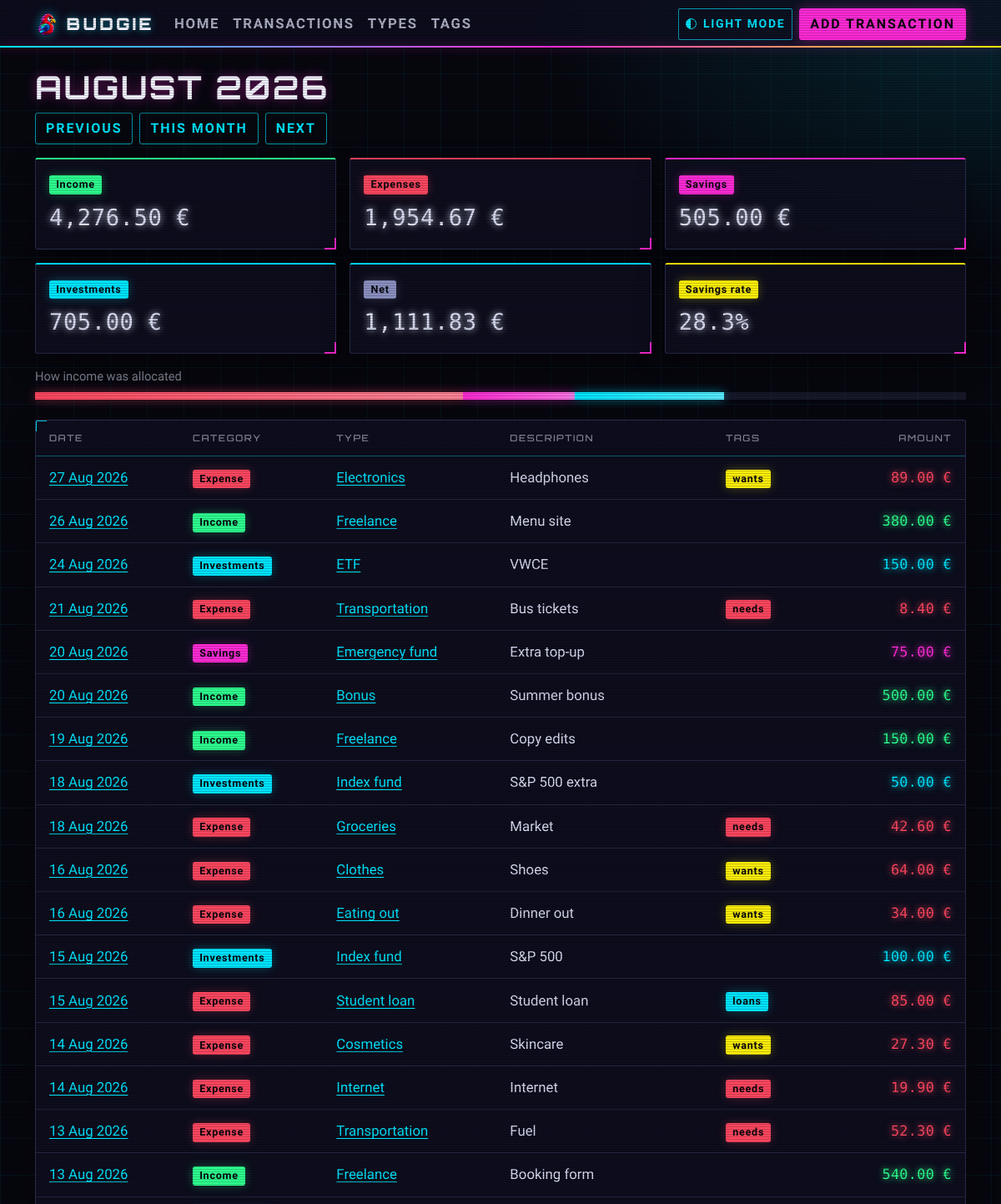
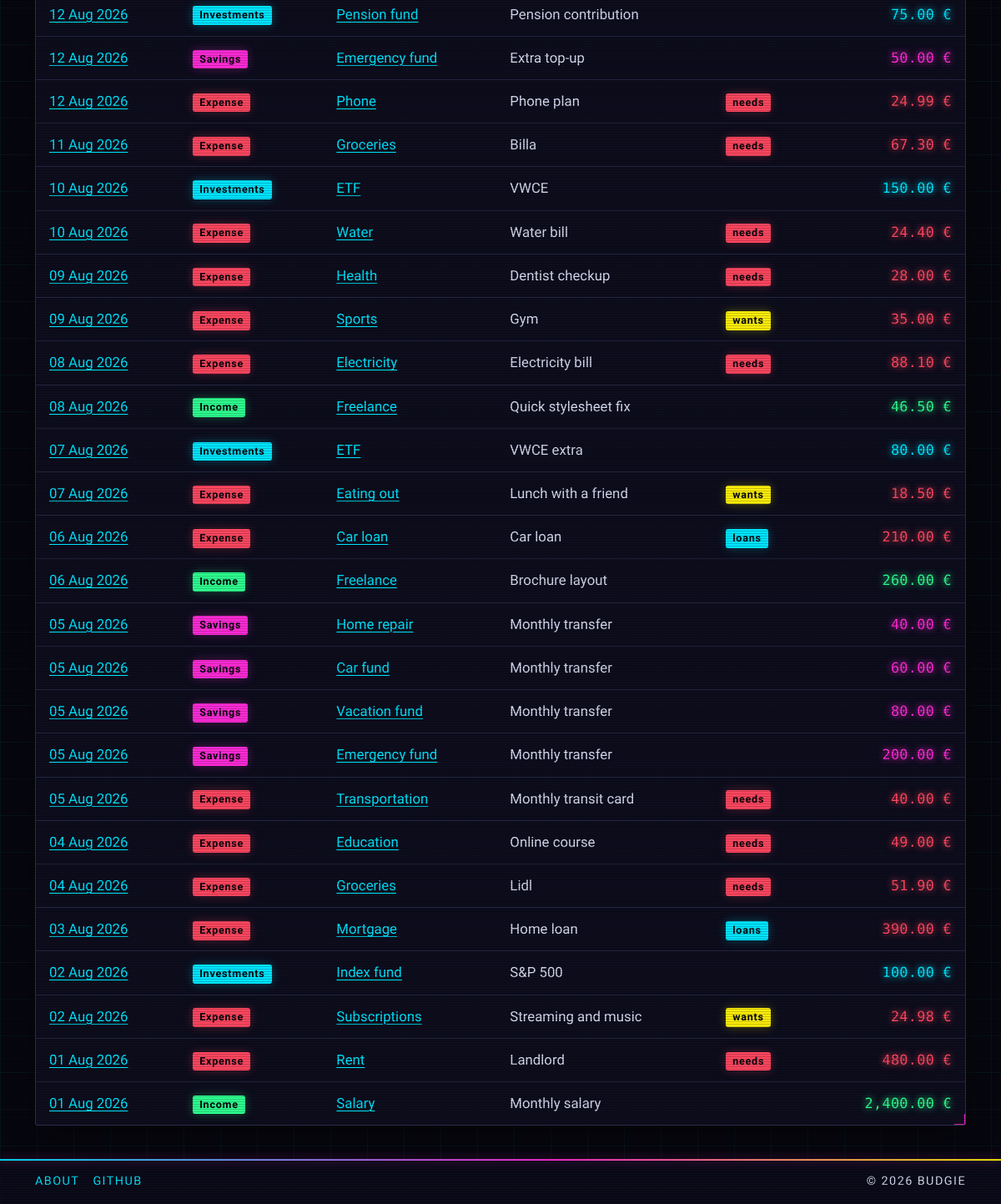
Screenshot of /transactions/2026/8/ with the database file from the repository (2 pictures, top to bottom).
### transactions/models.py (models this page shows, shortened)
class Transaction(TimeStampMixin):
    type = models.ForeignKey(
        "categories.Type",
        on_delete=models.RESTRICT,
        related_name="transactions",
    )
    tags = models.ManyToManyField(
        "tags.Tag",
        blank=True,
        related_name="transactions",
    )
    amount = models.DecimalField(
        max_digits=10,
        decimal_places=2,
        validators=[MinValueValidator(Decimal("0.01"))],
    )
    description = models.CharField(max_length=200, blank=True, default="")
    date = models.DateField(
        default=date.today,
        validators=[validate_not_in_future],
        db_index=True,
    )
    objects = TransactionQuerySet.as_manager()
    class Meta:
        ordering = ["-date", "-created_at"]
        verbose_name = "transaction"
        verbose_name_plural = "transactions"
    @property
    def category(self) -> Category:
        return self.type.category_choice
    def get_absolute_url(self) -> str:
        return reverse("transactions:detail", kwargs={"pk": self.pk})

### categories/models.py (models this page shows, shortened)
class Type(TimeStampMixin):
    category = models.CharField(max_length=20, choices=Category.choices)
    name = models.CharField(
        max_length=40,
        validators=[
            MinLengthValidator(2, message="Name must be at least 2 characters."),
        ],
    )
    class Meta:
        ordering = ["category", "name"]
        unique_together = [("category", "name")]
        verbose_name = "type"
        verbose_name_plural = "types"
    @property
    def category_choice(self) -> Category:
        return Category(self.category)
    def get_absolute_url(self) -> str:
        return reverse("types:detail", kwargs={"pk": self.pk})

### tags/models.py (models this page shows, shortened)
class Tag(TimeStampMixin):
    name = models.CharField(
        max_length=30,
        unique=True,
        validators=[
            MinLengthValidator(2),
            RegexValidator(
                regex=r"^[a-z0-9]+(?:-[a-z0-9]+)*$",
                message='Use lowercase letters, digits and single hyphens, e.g. "summer-trip".',
            ),
        ],
    )
    color = models.CharField(
        max_length=20,
        choices=TagColor.choices,
        default=TagColor.SECONDARY,
    )
    class Meta:
        ordering = ["name"]
    def get_absolute_url(self) -> str:
        return reverse("tags:detail", kwargs={"pk": self.pk})

### transactions/views.py (the view)
# urls.py: path("<int:year>/<int:month>/", MonthTransactionsView.as_view(), name="month"),
class MonthTransactionsView(MonthMixin, ListView):
    model = Transaction
    template_name = "transactions/transaction_month.html"
    context_object_name = "transactions"
    def get_queryset(self) -> TransactionQuerySet:
        return Transaction.objects.for_month(
            self.month_start.year,
            self.month_start.month,
        ).with_related()
    def get_context_data(self, **kwargs: Any) -> dict[str, Any]:
        context = super().get_context_data(**kwargs)
        context["totals"] = self.object_list.totals()
        return context

### categories/choices.py (called while the page is built)
    @property
    def badge_color(self) -> str:
        colors = {
            Category.INCOME: "success",
            Category.EXPENSE: "danger",
            Category.SAVINGS: "primary",
            Category.INVESTMENTS: "info",
        }
        return colors[self]

### common/context_processors.py (called while the page is built)
def theme(request: HttpRequest) -> dict[str, str]:
    current = request.COOKIES.get(THEME_COOKIE, DEFAULT_THEME)
    if current not in THEMES:
        current = DEFAULT_THEME
    other = "light" if current == "dark" else "dark"
    return {"theme": current, "other_theme": other}

### common/mixins.py (called while the page is built)
    def dispatch(self, request: HttpRequest, *args: Any, **kwargs: Any) -> HttpResponseBase:
        self.month_start = get_month_start_or_404(kwargs["year"], kwargs["month"])
        return super().dispatch(request, *args, **kwargs)

    def get_context_data(self, **kwargs: Any) -> dict[str, Any]:
        context = super().get_context_data(**kwargs)
        context["month_start"] = self.month_start
        context["previous_month"] = shift_month(self.month_start, -1)
        context["next_month"] = shift_month(self.month_start, 1)
        return context

### common/templatetags/budgie_tags.py (called while the page is built)
@register.filter
def money(value: object) -> str:
    try:
        amount = Decimal(str(value))
    except (InvalidOperation, TypeError):
        return ""
    return f"{amount:,.2f} {CURRENCY_SYMBOL}"

@register.inclusion_tag("partials/totals_cards.html")
def totals_cards(totals: object) -> dict[str, object]:
    return {"totals": totals}

### common/utils.py (called while the page is built)
def get_month_start_or_404(year: int, month: int) -> date:
    try:
        return date(year, month, 1)
    except ValueError:
        raise Http404("Invalid month.")

def shift_month(month_start: date, months: int) -> date:
    month_index = month_start.month - 1 + months
    year = month_start.year + month_index // 12
    month = month_index % 12 + 1
    return date(year, month, 1)

### transactions/querysets.py (called while the page is built)
    def for_month(self, year: int, month: int) -> Self:
        return self.filter(date__year=year, date__month=month)

    def with_related(self) -> Self:
        return self.select_related("type").prefetch_related("tags")

    def totals_by_category(self) -> dict[str, Decimal]:
        grouped = (
            self.order_by()
            .values("type__category")
            .annotate(total=Sum("amount"))
        )
        totals = {category.value: Decimal("0.00") for category in Category}
        for row in grouped:
            totals[row["type__category"]] = row["total"]
        return totals

### templates/transactions/transaction_month.html (shortened to what this page needs)
{% extends "base.html" %}
{% load budgie_tags %}
{% block content %}
    <h1>{{ month_start|date:"F Y" }}</h1>
    {% include "partials/month_nav.html" %}
    {% totals_cards totals %}
    {% if transactions %}
        {% include "partials/transactions_table.html" %}
    {% else %}
        {% with month_name=month_start|date:"F Y" %}
            {% include "partials/empty_state.html" with message="No transactions in "|add:month_name|add:"." %}
        {% endwith %}
    {% endif %}
{% endblock %}

### templates/partials/transactions_table.html
{% load budgie_tags %}
<section class="card page-card table-panel mb-3">
    <div class="table-responsive">
        <table class="table">
            <thead>
                <tr>
                    <th>Date</th>
                    <th>Category</th>
                    <th>Type</th>
                    <th>Description</th>
                    <th>Tags</th>
                    <th class="text-end">Amount</th>
                </tr>
            </thead>
            <tbody>
                {% for transaction in transactions %}
                    <tr>
                        <td class="text-nowrap"><a href="{{ transaction.get_absolute_url }}">{{ transaction.date|date:"d M Y" }}</a></td>
                        <td>
                            <span class="badge text-bg-{{ transaction.category.badge_color }}">{{ transaction.category.label }}</span>
                        </td>
                        <td>
                            <a href="{{ transaction.type.get_absolute_url }}">{{ transaction.type.name }}</a>
                        </td>
                        <td>{{ transaction.description|truncatechars:40|default:"-" }}</td>
                        <td>{% include "partials/tag_badges.html" with tags=transaction.tags.all %}</td>
                        <td class="text-end text-nowrap amount text-{{ transaction.category.badge_color }}">{{ transaction.amount|money }}</td>
                    </tr>
                {% endfor %}
            </tbody>
        </table>
    </div>
</section>

### templates/partials/tag_badges.html
{% if tags %}
    {% for tag in tags %}
        <a class="badge text-bg-{{ tag.color }}" href="{{ tag.get_absolute_url }}">{{ tag.name }}</a>
    {% endfor %}
{% elif tag %}
    <a class="badge text-bg-{{ tag.color }}" href="{{ tag.get_absolute_url }}">{{ tag.name }}</a>
{% endif %}

### static/css/theme.css (style rules this page uses)
:root { --cp-font-display: "Orbitron", "Segoe UI", sans-serif; --cp-font-body: "Rajdhani", "Segoe UI", sans-serif; --cp-font-mono: "Share Tech Mono", ui-monospace, monospace; --bs-body-font-family: var(--cp-font-body); --bs-body-font-size: 1.05rem; --bs-body-font-weight: 500; --bs-border-radius: 3px; --bs-border-radius-sm: 2px; --bs-border-radius-lg: 4px; --bs-border-radius-xl: 6px; }
:root[data-bs-theme="dark"] { --cp-cyan-rgb: 0, 229, 255; --cp-magenta-rgb: 255, 43, 214; --cp-yellow-rgb: 252, 238, 10; --cp-surface-rgb: 16, 16, 34; --cp-input-rgb: 8, 8, 20; --cp-line-rgb: 120, 130, 200; --cp-grid-rgb: 0, 229, 255; --cp-on-accent: #07070d; --cp-on-warning: #07070d; --cp-glow: 0.5; --cp-scanline: rgba(0, 0, 0, 0.2); --cp-heading-shadow: 0 0 14px rgba(255, 43, 214, 0.45); --cp-text-glow: 0 0 8px currentColor; --cp-card-shadow: 0 14px 34px rgba(0, 0, 0, 0.45); --bs-body-bg: #07070f; --bs-body-bg-rgb: 7, 7, 15; --bs-body-color: #d9dcf2; --bs-body-color-rgb: 217, 220, 242; --bs-emphasis-color: #ffffff; --bs-heading-color: #f2f3ff; --bs-secondary-color: rgba(217, 220, 242, 0.62); --bs-border-color: rgba(120, 130, 200, 0.3); --bs-link-color: #00e5ff; --bs-link-color-rgb: 0, 229, 255; --bs-link-hover-color: #ff2bd6; --bs-link-hover-color-rgb: 255, 43, 214; --bs-primary: #ff2bd6; --bs-primary-rgb: 255, 43, 214; --bs-secondary: #8b90c0; --bs-secondary-rgb: 139, 144, 192; --bs-success: #2dff8f; --bs-success-rgb: 45, 255, 143; --bs-info: #00e5ff; --bs-info-rgb: 0, 229, 255; --bs-warning: #fcee0a; --bs-warning-rgb: 252, 238, 10; --bs-danger: #ff4760; --bs-danger-rgb: 255, 71, 96; --bs-dark: #23233a; --bs-dark-rgb: 35, 35, 58; --bs-form-invalid-color: #ff4760; --bs-form-invalid-border-color: #ff4760; }

### static/css/layout.css (style rules this page uses)
html { scrollbar-color: rgba(var(--cp-magenta-rgb), 0.6) transparent; }
body { background-color: var(--bs-body-bg); background-image: radial-gradient(60rem 30rem at 8% -12%, rgba(var(--cp-magenta-rgb), calc(var(--cp-glow) * 0.35)), transparent 70%), radial-gradient(50rem 28rem at 100% 0%, rgba(var(--cp-cyan-rgb), calc(var(--cp-glow) * 0.3)), transparent 70%), linear-gradient(rgba(var(--cp-grid-rgb), 0.05) 1px, transparent 1px), linear-gradient(90deg, rgba(var(--cp-grid-rgb), 0.05) 1px, transparent 1px); background-size: auto, auto, 44px 44px, 44px 44px; background-attachment: fixed; }
body::before { content: ""; position: fixed; inset: 0; z-index: 2000; pointer-events: none; background: repeating-linear-gradient(to bottom, var(--cp-scanline) 0 1px, transparent 1px 3px); }
h1, h2, h3, h4, h5, h6, .h1, .h2, .h3, .h4, .h5, .h6 { font-family: var(--cp-font-display); font-weight: 700; letter-spacing: 0.06em; text-transform: uppercase; }
h1, .h1 { font-size: clamp(1.6rem, 1.2rem + 1.6vw, 2.4rem); text-shadow: var(--cp-heading-shadow); }
a { text-underline-offset: 0.2em; text-decoration-thickness: 1px; transition: color 0.15s, text-shadow 0.15s; }
.amount { font-family: var(--cp-font-mono); font-variant-numeric: tabular-nums; font-weight: 400; letter-spacing: 0.02em; }

### rows the page displays
Tag: name "wants"
Tag: name "needs"
Tag: name "loans"

### other values shown
{{ month_start|date:"F Y" }} "AUGUST 2026"
{{ totals.income|money }} "4,276.50 €"
{{ totals.expenses|money }} "1,954.67 €"
{{ totals.savings|money }} "505.00 €"
{{ totals.investments|money }} "705.00 €"
{{ totals.net|money }} "1,111.83 €"
{{ totals.savings_rate }} "28.3"
